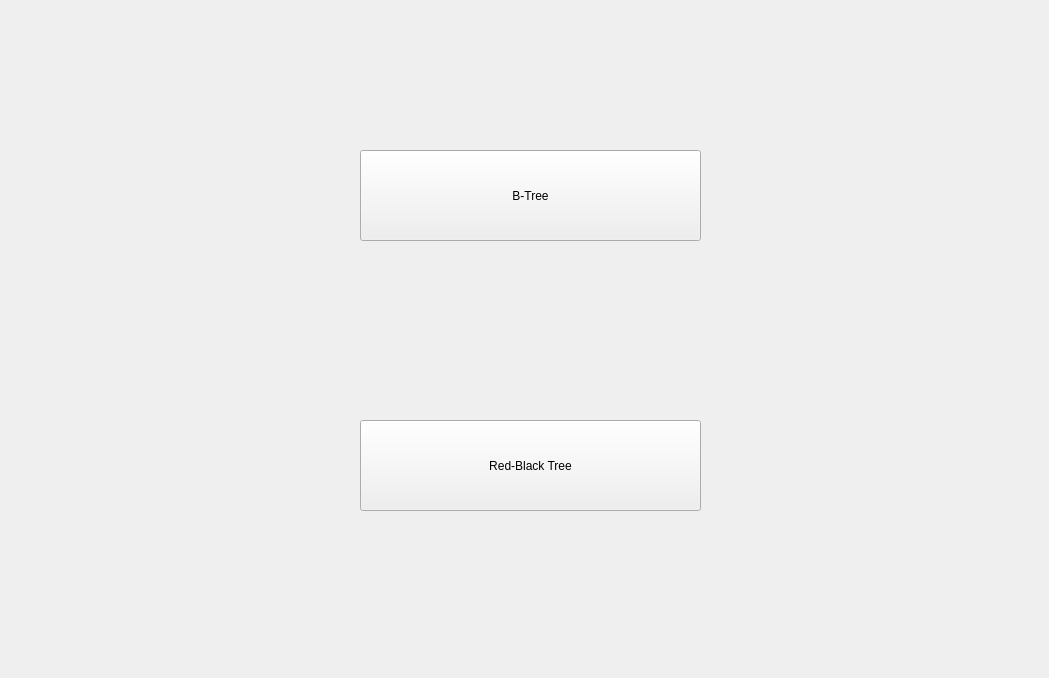
<?xml version="1.0" encoding="UTF-8"?>
<ui version="4.0">
 <class>choosingTreeForm</class>
 <widget class="QWidget" name="choosingTreeForm">
  <property name="geometry">
   <rect>
    <x>0</x>
    <y>0</y>
    <width>1049</width>
    <height>678</height>
   </rect>
  </property>
  <property name="windowTitle">
   <string>Form</string>
  </property>
  <widget class="QPushButton" name="BTreeButton">
   <property name="geometry">
    <rect>
     <x>360</x>
     <y>150</y>
     <width>341</width>
     <height>91</height>
    </rect>
   </property>
   <property name="text">
    <string>B-Tree</string>
   </property>
  </widget>
  <widget class="QPushButton" name="RedBlackTreeButton">
   <property name="geometry">
    <rect>
     <x>360</x>
     <y>420</y>
     <width>341</width>
     <height>91</height>
    </rect>
   </property>
   <property name="text">
    <string>Red-Black Tree</string>
   </property>
  </widget>
 </widget>
 <resources/>
 <connections/>
</ui>
